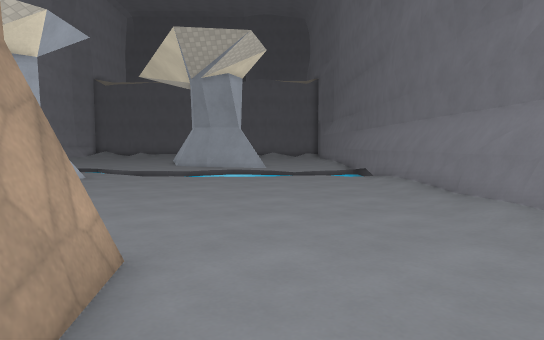
View 1 (above)

16 first-person views from a walk through a 3-D level made in the Godot game engine. The camera is 1.2 m above the floor, tilts 4° down and sees 75° across. The floor is counted in squares, 1 m on a side. Each view is taken from the middle of a square. On the plan, view 1 faces up. The plan holds only what a view shows up to about 14 squares ahead; the rest is blank. The place goes on beyond the plan. Some surface patterns are stand-ins.

View 2
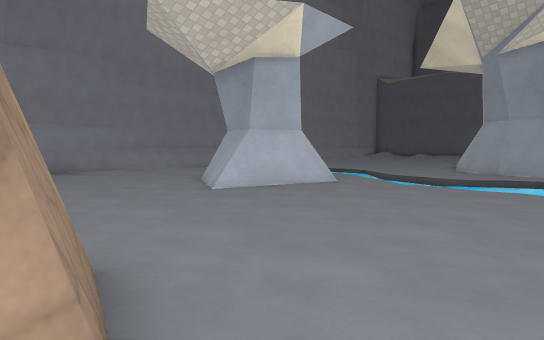

View 3
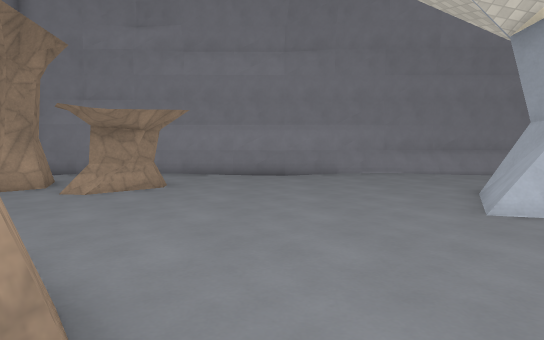

View 4
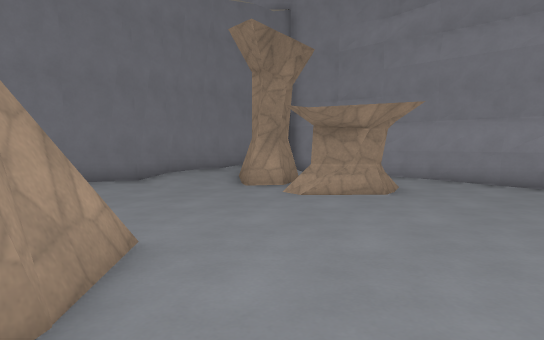

View 5
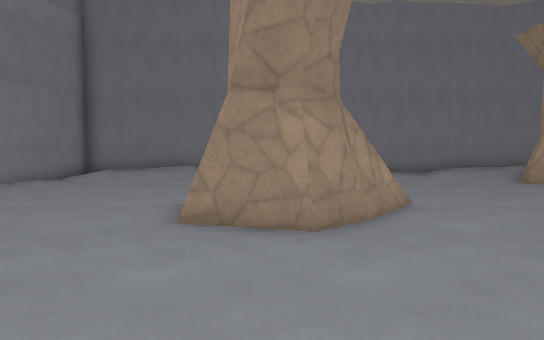

View 6
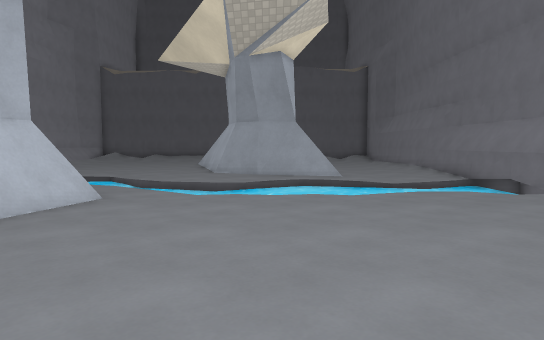

View 7
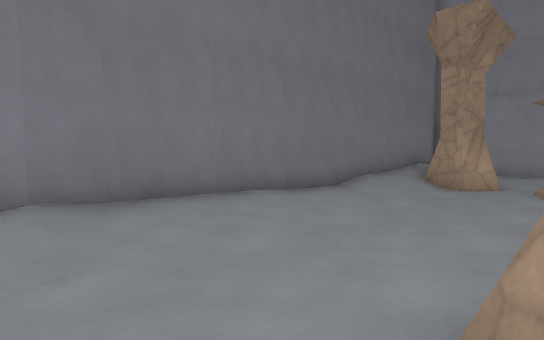

View 8
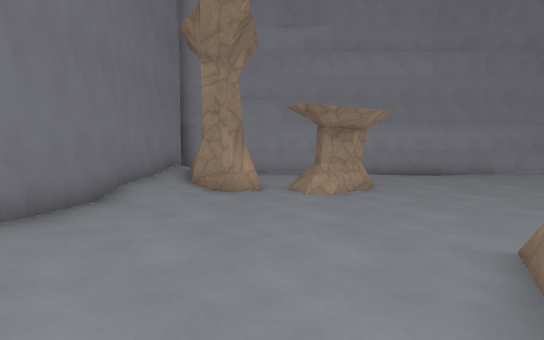

View 9
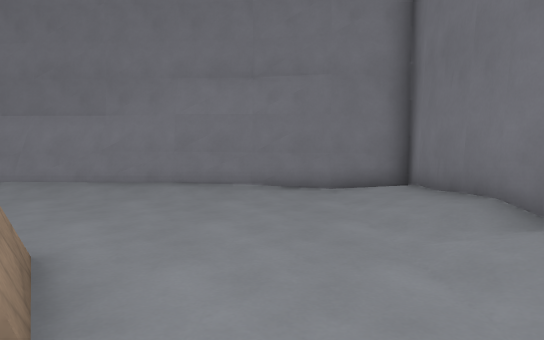

View 10
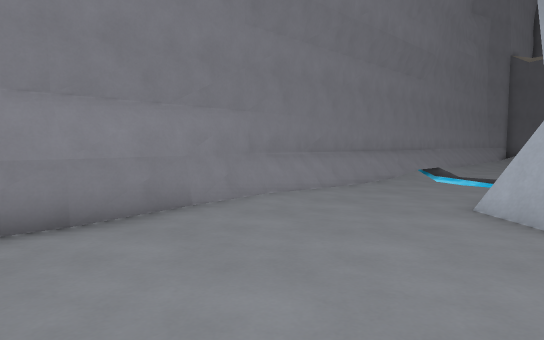

View 11
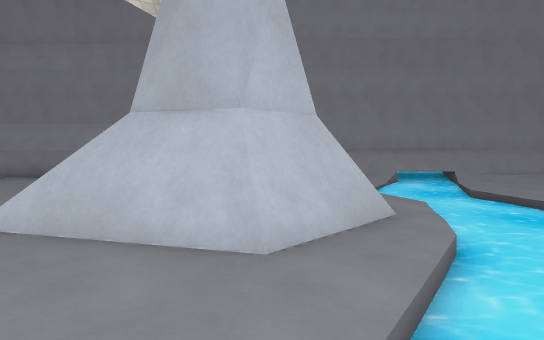

View 12
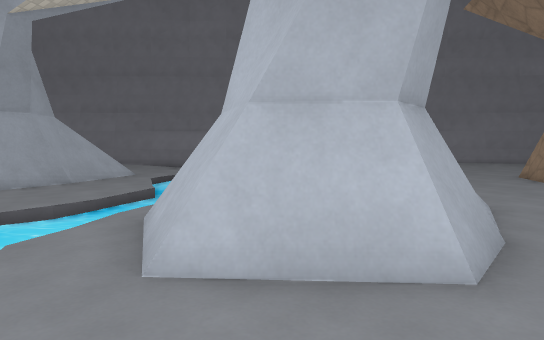

View 13
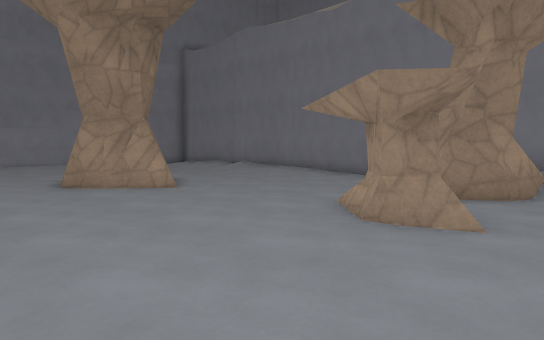

View 14
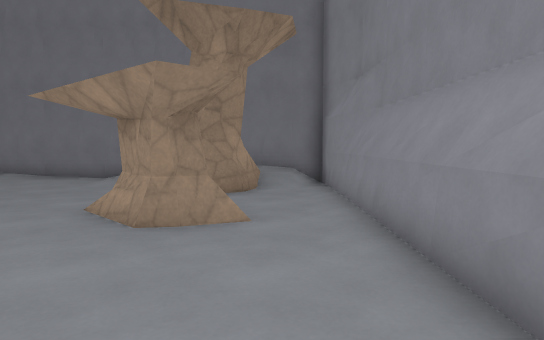

View 15
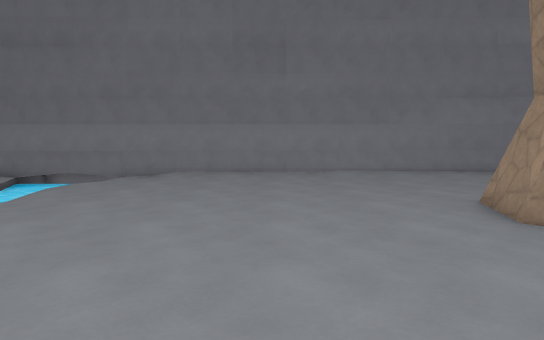

View 16
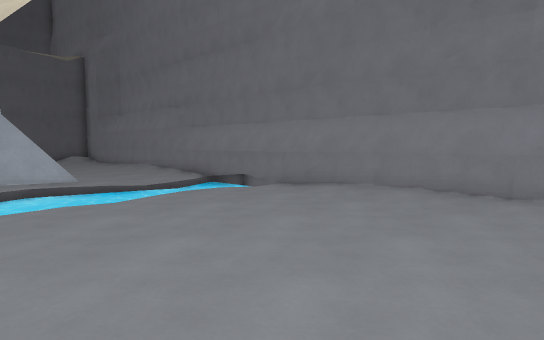

### Floor plan
Key: @ floor where view 1 was taken; # wall or solid block; . main floor; : floor 0.25 m higher than the main floor; / step, stairs or slope; = window, fence, low wall or low ledge; ≈ liquid the walk keeps out of; R rock.
Columns run from 16 left of view 1 to 4 right of it. Each row starts with its distance up from view 1.
 19 #≈≈  ≈≈≈      ==#   #
 18 #≈≈≈≈≈≈≈≈...........#
 17 #≈≈≈≈≈≈≈≈≈≈.≈≈≈≈≈≈.≈#
 16 #..≈≈.≈≈≈≈≈≈≈≈≈≈≈≈≈≈#
 15 #.....== ≈≈  ≈≈≈≈≈≈ #
 14 #....###=..≈≈≈≈≈...≈#
 13 #...=####=..........#
 12 #...=####=..........#
 11 #....####...........#
 10 #.....=##...........#
  9 #.......=...........#
  8 #...................#
  7 #...................#
  6 #...................#
  5 #...................#
  4 #............R......#
  3 #..........RR#R.....#
  2 #...R......R##R.....#
  1 #..RRR......RRR.....#
  0 #...RR..........@...#
 -1 #...................#
 -2 #..#RR..............#
 -3 #//R#.........///...#
 -4 #////::/:::::////:::#
 -5 #####################

Positions as (right, up) in squares from view 1, and headings:
1: (0, 0), facing up
2: (0, 3), facing up-left
3: (-2, 5), facing left
4: (-4, 6), facing down-left
5: (-3, 9), facing down
6: (-3, 5), facing up
7: (-1, 1), facing down-left
8: (-2, -1), facing left
9: (-5, -1), facing right
10: (-10, 4), facing up-left
11: (-3, 13), facing left
12: (-15, 13), facing right
13: (-15, 7), facing down-right
14: (-14, 7), facing down
15: (-9, 8), facing right
16: (-4, 6), facing up-right
